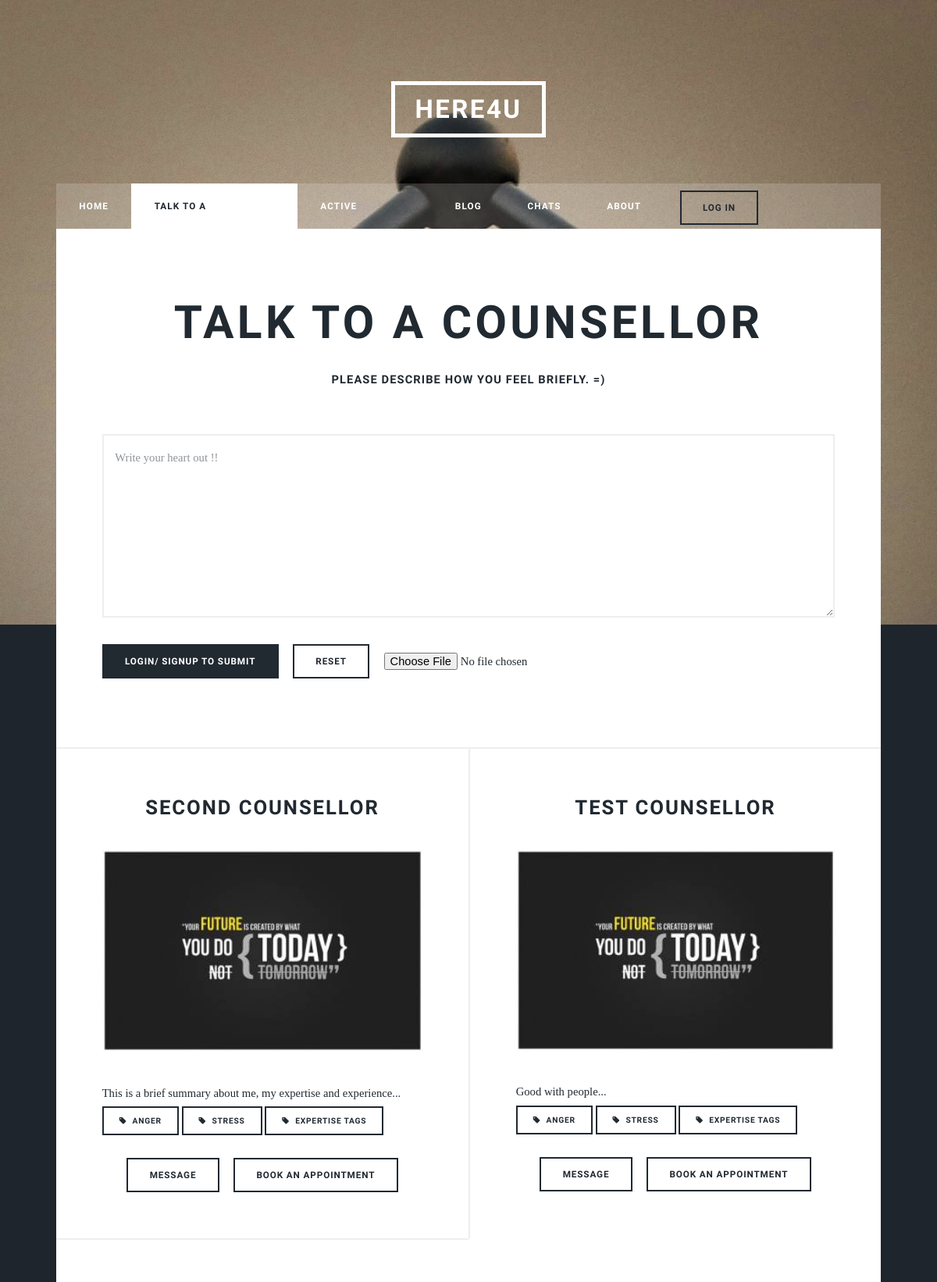
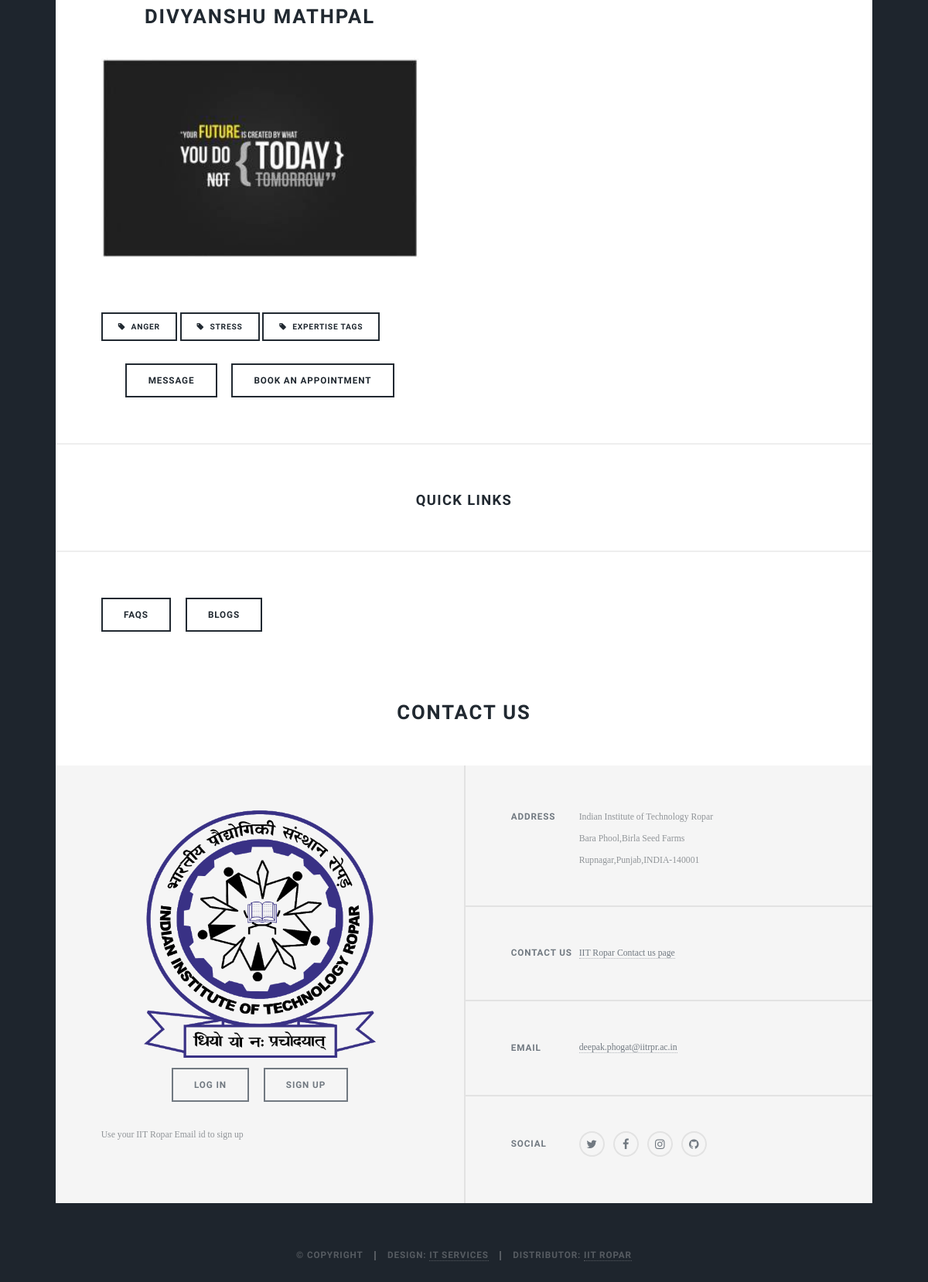
/talk/, run on the app's committed database (2 pictures, top to bottom).
### client/models.py (models this page shows, shortened)
class Counsellordata(models.Model):
    User = models.OneToOneField(User,on_delete=models.SET_NULL, null=True, blank=True)
    Name = models.CharField(max_length=100)
    Gender=models.CharField(max_length=32,choices=[('Male','Male'),('Female','Female'),('Others','Others')])
    Age=models.IntegerField(blank = True,null=True)
    Profile_pic = models.FileField(blank=True,null=True)
    Email=models.EmailField()
    State=models.CharField(max_length=50,blank=True,null=True)
    City=models.CharField(max_length=50,blank=True,null=True)
    Education=models.CharField(max_length=300,blank = True,null=True)
    Expertise = models.CharField(max_length=200,blank=True,null=True)
    Summary = models.CharField(max_length=1000,blank=True,null=True)
    Consultation_start = models.TimeField(null=True,auto_now=False, auto_now_add=False)
    Consultation_end = models.TimeField(null=True,auto_now=False, auto_now_add=False)

### client/views.py (the view)
# urls.py: path('talk/',views.talk,name = "talk-to-counsellor"),
def talk(request):
    user_check = True
    if request.user.is_authenticated:
        coun = Counsellordata.objects.all().filter(User=request.user)
        if coun:
            user_check = False
            return render(request,'client/home.html',{"client":user_check})
    form = DescriptionForm()
    show = True
    if request.user.is_authenticated:
        des = Description.objects.all().filter(User=request.user)
        if des:
            show = False
    summaries = []
    for i in Counsellordata.objects.all():
        if i.Summary:
            summaries.append(i.Summary[:200] + "...")
        else:
            summaries.append("")
    all_counsellors = Counsellordata.objects.all()
    if request.method=='POST':
        form = DescriptionForm(request.POST,request.FILES)
        if form.is_valid():
            instance = form.save(commit=False)
            instance.User = request.user
            instance.save()
            form = DescriptionForm()
            context = {"form":form,"client":True,'all_counsellors': zip(all_counsellors,summaries),"show":False,"message":"Saved successfully, Now please select a counsellor you would like to talk to."}
            return render(request,'client/talk_to_counsellor.html',context)
        else:
            context = {"form":form,"client":True,"show":show,'all_counsellors': zip(all_counsellors,summaries)}
            return render(request,'client/talk_to_counsellor.html',context)
    else:
        context = {"form":form,"client":True,"show":show,'all_counsellors': zip(all_counsellors,summaries)}
        return render(request,'client/talk_to_counsellor.html',context)

### client/forms.py
class DescriptionForm(ModelForm):
    class Meta:
        model = Description
        fields = ['Message','extra_data']

### client/templates/client/talk_to_counsellor.html (shortened to what this page needs)
{%extends "client/base.html"%}
 {%block home_state%}<li>{%endblock%}
 {%block talk_state%}<li class="active">{%endblock%}
 {%block session_state%}<li>{%endblock%}
 {%block blog_state%}<li>{%endblock%}
 	{%block message_state%}<li>{%endblock%}
 {%block about_state%}<li>{%endblock%}
 {%block content%}
 {%if show%}
	<section class="post">
		<header class="major">
			<h1>Talk to a counsellor</h1>
			<h4>Please describe how you feel briefly. =) </h4>
		</header>
		<form method="POST"  class="alt" enctype="multipart/form-data">
			<div class="12u$">
				<textarea name="Message" id="Message" placeholder="Write your heart out !!" rows="6"></textarea>
			</div>
			<br>
			<div class="12u$">
				<ul class="actions">
					{%if user.is_authenticated%}
					<li><input type="submit" value="Submit" class="special" /></li>
					{%else%}
					<li><a href="{%url 'sign-up'%}" class="special button" >Login/ Signup to submit</a></li>
					{%endif%}
					<li><input type="reset" value="Reset" /></li>
					<li>
						<input id = "extra_data" type="file", name="extra_data"/>
					</li>
				</ul>
			</div>
		</form>
	</section>
	{%else%}
	<header class="major">
			<h1>Talk to a counsellor</h1>
		</header>
 {%endif%}
	<section class="posts">
		{%for counsellor,summary in all_counsellors%}
			<article>
				<header>
					<h2><a href="{%url 'counsellor-profile' counsellor.pk%}">{{counsellor.Name}}</a></h2>
				</header>
				<a href="#" class="image fit"><img src="../../static/client/images/pic1.jpeg" alt="" /></a>
				<p>{{summary}}<br>
					<a href="#" class="button small icon fa-tag">Anger</a> <a href="#" class="button small icon fa-tag">Stress</a> <a href="#" class="button small icon fa-tag">Expertise tags</a></p>
				<ul class="actions">
					<li><a href="{%url 'message-detail' pk=counsellor.User.id %}" class="button">Message</a></li>
					<li><a href="{%url 'book-appointment' pk=counsellor.pk %}" class="button">Book an appointment</a></li>
				</ul>
			</article>
		{%endfor%}
		</section>
{%endblock%}

### data on the page
Counsellordata: Name "SECOND COUNSELLOR", summary "This is a brief summary about me, my expertise and experience..."
Counsellordata: Name "TEST COUNSELLOR", summary "Good with people..."
Counsellordata: Name "DIVYANSHU MATHPAL"
